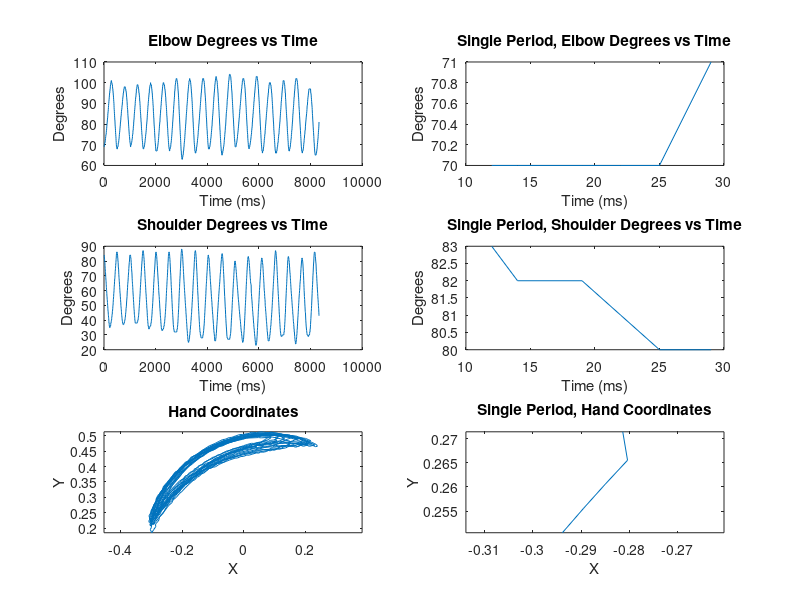

Source code (MATLAB):
%% Single Data Set Inverse Kinematic Modeling
%  Last edited: May 1st, 2020
%  ME 18 Final Project
%  Libby Albanese and David Fricke

%% Initialize
close all
clear

l1 = .3301; %Length of lower segment, meters
l2 = .3429; %Length of upper segment, meters

%% Load and Assign Data
data=load('Shoulder.csv');

thetaElb = data(:,2); %Elbow angles, degrees
thetaSh  = data(:,1); %Shoulder angles, degrees
time     = data(:,4); %time, seconds 

%% Isolate one period
[pksElb,locs] = findpeaks(thetaElb);

periodElb = thetaElb(locs(1):locs(2)); % Elbow, degrees
periodSh  = thetaSh(locs(1):locs(2));  % Shoulder angle, degrees
timeNew   = time(locs(1):locs(2));     % time, seconds

%% Convert to real coordinates
xHand = l1 * cosd(thetaSh) + l2 * cosd((180-thetaElb)+thetaSh); %meters
yHand = l1 * sind(thetaSh) + l2 * sind((180-thetaElb)+thetaSh); %meters

%% Coordinates for one period
xHandPer = l1 * cosd(periodSh) + l2 * cosd((180-periodElb)+periodSh); %meters
yHandPer = l1 * sind(periodSh) + l2 * sind((180-periodElb)+periodSh); %meters

%% Plot
figure(1);

subplot(3,2,1);
plot(time,thetaElb);
title(strcat("Elbow Degrees vs Time"))
xlabel('Time (ms)') 
ylabel('Degrees')

subplot(3,2,3);
plot(time,thetaSh);
title("Shoulder Degrees vs Time")
xlabel('Time (ms)') 
ylabel('Degrees')

subplot(3,2,5);
plot(xHand,yHand)
axis equal
title('Hand Coordinates')
xlabel('X')
ylabel('Y')

subplot(3,2,2)
plot(timeNew, periodElb)
title("Single Period, Elbow Degrees vs Time")
xlabel('Time (ms)') 
ylabel('Degrees')

subplot(3,2,4)
plot(timeNew, periodSh)
title("Single Period, Shoulder Degrees vs Time")
xlabel('Time (ms)') 
ylabel('Degrees')

subplot(3,2,6)
plot(xHandPer,yHandPer)
axis equal
title('Single Period, Hand Coordinates')
xlabel('X')
ylabel('Y')
